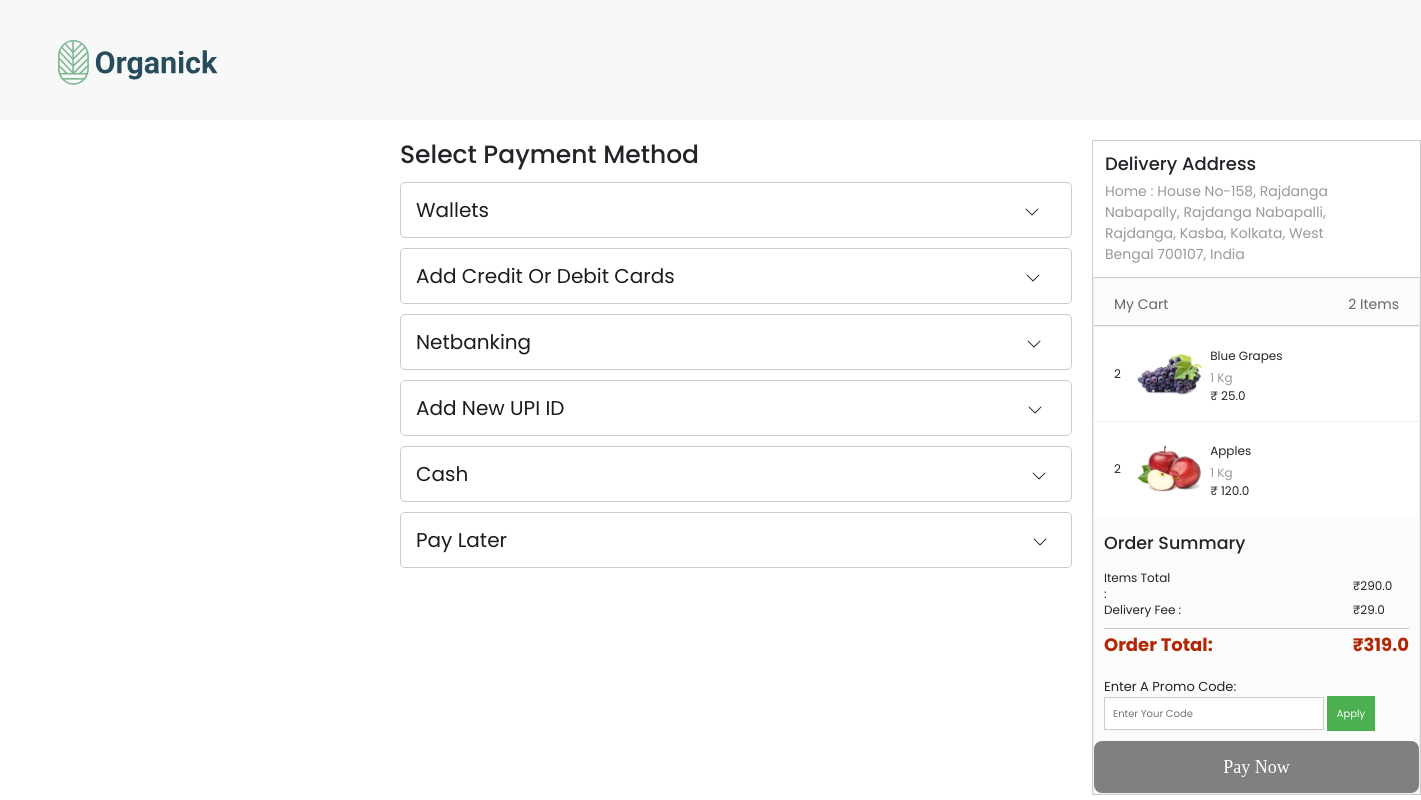
Screenshot of /checkout/136 (signed in) with the database file from the repository.
### App.py (models this page shows, shortened)
class User_address(db.Model):
    id = db.Column(db.Integer, primary_key=True)
    user_id = db.Column(db.String(50), nullable=False)
    title = db.Column(db.String(10), nullable=False)
    receiver_name = db.Column(db.String(100), nullable=False)
    delivery_address = db.Column(db.String(255), nullable=False)
    address_type = db.Column(db.String(10), nullable=False)

class Cart(db.Model):
    category_id = db.Column(db.Integer, db.ForeignKey('category.category_id'), nullable=False)
    item_id = db.Column(db.Integer, db.ForeignKey('order_items.id'), nullable=False)
    user_id = db.Column(db.Integer, db.ForeignKey('users.id'), nullable=False)
    cart_id = db.Column(db.Integer, primary_key=True, autoincrement=True)
    username = db.Column(db.String(200), nullable=False)
    quantity = db.Column(db.Integer, nullable=False)

class Order_items(db.Model):
    id=db.Column(db.Integer,primary_key=True, autoincrement=True)
    category_id = db.Column(db.Integer, db.ForeignKey('category.category_id'), nullable=False)
    quantity = db.Column(db.Integer)
    price = db.Column(db.Float, nullable=False)
    name = db.Column(db.String(200), nullable=False,unique=True)
    unit=db.Column(db.String(20), nullable=False)
    MFD=db.Column(db.DateTime,default=datetime.now(indian_timezone))

### App.py (the view)
@app.route('/checkout/<int:address_id>',methods=['GET','POST'])
def checkout(address_id):
    payment_form = PaymentForm()
    total_price = 0
    cart_items = db.session.query(Cart, Order_items, Category)\
        .join(Order_items, Cart.item_id == Order_items.id)\
        .join(Category, Order_items.category_id == Category.category_id)\
        .filter(Cart.user_id == current_user.id)\
        .all()
    address=User_address.query.filter_by(id=address_id).first()
    num_items_in_cart = len(cart_items)
    for cart_item, item, category in cart_items:
        total_price += item.price * cart_item.quantity
    return render_template('checkout.html',address=address,cart_items=cart_items,num=num_items_in_cart,total_price=total_price, form=payment_form)

### App.py
class PaymentForm(FlaskForm):
    addressId = StringField('AddressId')
    totalAmount = IntegerField('totalAmount')
    mode_of_payment =StringField ('mode_of_Payment')
    promo_code = StringField('promo_code')
    submit = SubmitField('Pay Now')

### App.py (called while the page is built)
@login_manager.user_loader
def load_user(user_id):
    return Users.query.get(int(user_id))

### templates/checkout.html (shortened to what this page needs)
<!DOCTYPE html>
<html lang="en">
<head>
    <link rel="stylesheet" href="https://cdn.jsdelivr.net/npm/swiper@11/swiper-bundle.min.css" />
    <link rel="stylesheet" href="https://cdnjs.cloudflare.com/ajax/libs/font-awesome/6.5.1/css/all.min.css" />
    <link rel="stylesheet" href="/static/css/styles.css" />
    <link rel="stylesheet" href="/static/css/checkout.css">
    <link href="https://cdn.jsdelivr.net/npm/bootstrap@5.3.2/dist/css/bootstrap.min.css" rel="stylesheet">
</head>
<body>
<nav class="nav">
    <div class="container nav_container">
      <div class="logo_box">
        <a href="{{url_for('shop')}}"><div class="logo_box"><img src="/static/images/icon/Logo.svg" alt="" class="logo"/></div></a>
        </div>
    </div>
</nav>
<div style="display:flex;padding-top:20px;" >
<div class="payment-container">
    <h1 style="padding-bottom: 7px;">Select Payment Method</h1>
    <div class="payment-option-wrapper" value="Payment made through Wallet" >
        <div class="payment-option">
            <h3>Wallets <div class="dropdown-icon" style="margin-left: 530px;"><svg xmlns="http://www.w3.org/2000/svg" width="16" height="16" fill="currentColor" class="bi bi-chevron-down" viewBox="0 0 16 16">
  <path fill-rule="evenodd" d="M1.646 4.646a.5.5 0 0 1 .708 0L8 10.293l5.646-5.647a.5.5 0 0 1 .708.708l-6 6a.5.5 0 0 1-.708 0l-6-6a.5.5 0 0 1 0-.708"/>
</svg></div></h3>
        </div>
    </div>
    <div class="payment-option-wrapper" value="Payment made through Credit/Debit Card">
    <div class="payment-option" id="cardsOption">
        <div class="form-group">
            <h3>Add Credit or Debit Cards<div class="dropdown-icon" style="margin-left: 350px;"><svg xmlns="http://www.w3.org/2000/svg" width="16" height="16" fill="currentColor" class="bi bi-chevron-down" viewBox="0 0 16 16">
  <path fill-rule="evenodd" d="M1.646 4.646a.5.5 0 0 1 .708 0L8 10.293l5.646-5.647a.5.5 0 0 1 .708.708l-6 6a.5.5 0 0 1-.708 0l-6-6a.5.5 0 0 1 0-.708"/>
</svg></div></h3>
        </div>
    </div>
</div>
    <div class="payment-option-wrapper" value="Payment made through Netbanking">
        <div class="payment-option" id="netbankingOption">
            <h3>Netbanking <div class="dropdown-icon" style="margin-left: 490px;"><svg xmlns="http://www.w3.org/2000/svg" width="16" height="16" fill="currentColor" class="bi bi-chevron-down" viewBox="0 0 16 16">
  <path fill-rule="evenodd" d="M1.646 4.646a.5.5 0 0 1 .708 0L8 10.293l5.646-5.647a.5.5 0 0 1 .708.708l-6 6a.5.5 0 0 1-.708 0l-6-6a.5.5 0 0 1 0-.708"/>
</svg></div></h3>
        </div>
    </div>
    <div class="payment-option-wrapper" value="Payment through UPI">
        <div class="payment-option" id="upiOption">
            <h3>Add new UPI ID <div class="dropdown-icon" style="margin-left: 457px;"><svg xmlns="http://www.w3.org/2000/svg" width="16" height="16" fill="currentColor" class="bi bi-chevron-down" viewBox="0 0 16 16">
  <path fill-rule="evenodd" d="M1.646 4.646a.5.5 0 0 1 .708 0L8 10.293l5.646-5.647a.5.5 0 0 1 .708.708l-6 6a.5.5 0 0 1-.708 0l-6-6a.5.5 0 0 1 0-.708"/>
</svg></div></h3>
        </div>
    </div>
    <div class="payment-option-wrapper" value="Pay on Delivery">
        <div class="payment-option" id="cashOption">
            <h3>Cash <div class="dropdown-icon" style="margin-left: 557px;"><svg xmlns="http://www.w3.org/2000/svg" width="16" height="16" fill="currentColor" class="bi bi-chevron-down" viewBox="0 0 16 16">
  <path fill-rule="evenodd" d="M1.646 4.646a.5.5 0 0 1 .708 0L8 10.293l5.646-5.647a.5.5 0 0 1 .708.708l-6 6a.5.5 0 0 1-.708 0l-6-6a.5.5 0 0 1 0-.708"/>
</svg></div></h3>
        </div>
    </div>
    <div class="payment-option-wrapper" value="Pay Later Method">
        <div class="payment-option" id="payLaterOption">
            <h3>Pay Later <div class="dropdown-icon" style="margin-left: 520px;"><svg xmlns="http://www.w3.org/2000/svg" width="16" height="16" fill="currentColor" class="bi bi-chevron-down" viewBox="0 0 16 16">
  <path fill-rule="evenodd" d="M1.646 4.646a.5.5 0 0 1 .708 0L8 10.293l5.646-5.647a.5.5 0 0 1 .708.708l-6 6a.5.5 0 0 1-.708 0l-6-6a.5.5 0 0 1 0-.708"/>
</svg></div></h3>
        </div>
    </div>
</div>
<div class="container" style="margin:0px;border: 1px solid #ccc;max-width: 336px;padding:0px;    height: fit-content;">
    <div id="addressBox" style="padding:12px">
        <h3 style="    font-size: 18px;
font-weight: 500;
    vertical-align: middle;">Delivery Address</h3>
    <div style="margin-top: 6px; color: rgb(153, 153, 153); overflow-wrap: break-word;font-size: 14px;">
        <span class="weight--semibold">
            {{address.address_type}} :
        </span>
         {{address.delivery_address}}
    </div>
    </div>
    <div class="containers__CartItemsContainer-sc-1hadpge-0 hPESYp" style="border-top: 1px solid #ccc">
        <div style="padding-bottom: 12px;">
            <div class="checkout-cart__box">
                <span class="checkout-cart__title display--inline-block">My Cart</span>
                <span class="float-right" data-test-id="no-of-items">
                    {% if num == 1 %}
                        {{ num }} item
                    {% else %}
                        {{ num }} items
                    {% endif %}
                </span>
            </div>
        </div>
        <div style="border-top:  1px solid #ccc;">
            {% if cart_items %}
            {% for cart_item,item,category in cart_items %}
                <div class="checkout-cart__item">
                    <div class="checkout-cart__item-count display--table-cell">{{ cart_item.quantity }}</div>
                    <div class="checkout-cart__img-box display--table-cell" style="padding-left: 10px;">
                        <div height="100%" width="100%" class="sc-gsnTZi foBTae">
                            <img src="/static/images/items/{{ item.name|replace(' ', '_')|lower }}.png" alt="{{ item.name }}" class="sc-jSMfEi eXEZSy">
                        </div>
                    </div>
                    <div class="checkout-cart__item-name-box vertical-align--top display--table-cell" style="padding-left:15px">
                        <div class="checkout-cart__item-name" data-test-id="product-name">{{ item.name }}</div>
                        <div class="checkout-cart__item-unit">
                            {% if item.unit.split('/')[1] == 'kg' or  item.unit.split('/')[1] == 'L'  %}
                                    1 {{item.unit.split('/')[1]}}
                                {% else %}
                                     {{item.unit.split('/')[1]}}
                                {% endif %}
                        </div>
                        <span class="checkout-cart__item-price weight--semibold" data-test-id="checkout-item-price">
                            <span>
                                ₹ {{ item.price }}
                            </span>
                        </span>
                    </div>
                </div>
            {% endfor %}
            {% else %}
                <span> Cart is empty</span>
            {% endif %}
        </div>
        <div class="a-row order-summary" style="padding:10px">
            <h3 class="a-spacing-base a-spacing-top-micro" style="padding-bottom: 4px;padding-top: 7px;">Order Summary</h3>
            <table id="subtotals-marketplace-table" data-testid class="a-normal a-align-bottom a-spacing-none a-size-small">
                <tbody>
                    <tr data-testid class="small-line-height">
                        <td>
                            <span style="
                            margin-right: 180px;
                        "> Items Total : </span>
                        </td>
                        <td class="a-text-right aok-nowrap a-nowrap" >
                            ₹<span id="t_price">{{total_price}}</span>
                        </td>
                    </tr>
                    <tr data-testid class="small-line-height">
                        <td>
                            <span> Delivery Fee : </span>
                        </td>
                        <td class="a-text-right aok-nowrap a-nowrap">
                            ₹29.0
                        </td>
                    </tr>
                    <tr class="order-summary-grand-total">
                        <td colspan="2" class="cell-separator">
                            <hr aria-hidden="true" class="a-spacing-mini a-divider-normal">
                        </td>
                    </tr>
                    <tr data-testid>
                        <td class="a-color-price a-size-medium a-text-bold">
                            <span class="break-word">Order Total:</span>
                        </td>
                        <td class="a-color-price a-size-medium a-text-right grand-total-price aok-nowrap a-text-bold a-nowrap" id="Purchase_Amount">
                            ₹{{29+total_price}}
                        </td>
                    </tr>
                </tbody>
            </table>
            <div class="promo-code-container">
                <br>
                <div style="display: inline-block;">
                    <input type="text" id="promoCodeInput"  placeholder="Enter your code" >
                    <button type="button" onclick="applyDiscount()">Apply</button>
                </div>
            </div>
        </div>
        <form action="{{ url_for('placed_order') }}" method="post" id="paymentForm" class="payment_to_form">
            <button type="submit" id="payNowButton" class="dAfcjh">Pay Now</button>
        </form>
</div>
</div>
</body>
</html>

### static/css/styles.css (style rules this page uses)
:root { --color-teel: #274c5b; --color-green: #7eb693; --color-yellow: #efd372; --color-grey: #d4d4d4; --color-white: #f9f8f8; --color-daark: #1b2427; }
* { font-family:'Poppins',sans-seriff; margin:0;padding:0; box-sizing:border-box; outline:none;border:none; text-decoration: none; text-transform: capitalize; transition: .2s linear; padding: 0px; margin: 0px; box-sizing: border-box; }
html { font-size: 10px; }
body { font-size: 1.6rem; font-family: "Roboto", sans-serif; color: var(--color-daark); }
a { text-decoration: none; }
.nav { width:100%; height:12rem; background-color:var(--color-white); padding-left: 200px; padding-top: 5px; }
.nav_container { width:100%; height:100%; display:flex; align-items:center; }
.logo { width:80%; }
.container { max-width: 1350px; margin: 0 auto; padding: 0rem 1.5rem; }

### static/css/checkout.css (style rules this page uses)
.payment-container { max-width: 800px; margin-right: 20px; margin-left: 400px; }
.payment-option { border: 1px solid #ccc; padding: 15px; border-radius: 0.5rem; align-items: center; }
.payment-option h3 { font-size: 2rem; line-height: 1.2; font-weight: 400; margin: 0px; color: rgb(28, 28, 28); flex: 1; }
.dropdown-icon { cursor: pointer; display: inline-block; }
.payment-option-wrapper { width:672px; padding-bottom: 10px; }
.hPESYp { background-color: rgb(251, 251, 251); border-right: 1px solid rgb(238, 238, 238); border-bottom: 1px solid rgb(238, 238, 238); border-left: 1px solid rgb(238, 238, 238); border-image: initial; border-top: none; }
.checkout-cart__box { color: #666; font-size: 14px; height: 35px; padding: 16px 20px 0 20px }
.float-right { float: right; }
.checkout-cart__item { background: #fff; border-top: 1px solid #eee; box-sizing: border-box; display: flex; font-size: 12px; padding: 16px 20px; width: 100%; vertical-align: middle; align-items: center; }
.checkout-cart__item-count { padding-right: 5px; vertical-align: middle; }
.checkout-cart__img-box { padding-top: 0 ; padding-left:10px; padding-right:25px; width: 84px; height: 57px; }
.display--table-cell { display: table-cell !important; }
.checkout-cart__item-name-box { width: 100%; }
.vertical-align--top { vertical-align: top !important; }
.checkout-cart__item-name { width: 164px; padding-top: 4px; overflow: hidden; text-overflow: ellipsis; white-space: nowrap; }
.checkout-cart__item-unit { color: #999; padding-top: 4px; }
.foBTae { position: relative; max-width: 200%; width: 200%; height: 100%; overflow: hidden; }
.eXEZSy { width: 100%; height: 100%; object-fit: cover; transform: none; opacity: 1; will-change: transform, opacity; border-radius: inherit; filter: unset; transition: opacity 0.25s ease 0s, transform 0.25s ease 0s; }
img { border-style: none; }
.dAfcjh { border-radius: 8px; }
.dAfcjh { background-color: rgb(74, 132, 44); cursor: pointer; height: 52px; width: 100%; -webkit-box-pack: center; justify-content: center; -webkit-box-align: center; align-items: center; display: flex; color: white; font-size: 18px; font-family: Okra-Medium; }
.a-spacing-base, .a-ws .a-ws-spacing-base { margin-bottom: 12px!important; }
.a-spacing-mini, .a-ws .a-ws-spacing-mini { margin-bottom: 4px!important; }
hr { background-color: transparent; border-bottom-width: 0; border-left-width: 0; border-right-width: 0; border-top: 1px solid #BBBFBF; display: block; height: 1px; line-height: 19px; margin-bottom: 14px; margin-top: 0; }
.a-align-bottom, .aok-align-bottom { vertical-align: bottom!important; }
.a-size-small { font-size: 12px!important; line-height: 16px!important; }
table { display: table; text-indent: initial; border-spacing: 2px; border-color: gray; }
tr { display: table-row; vertical-align: inherit; border-color: inherit; }
tr:first-child td, tr:first-child th { padding-top: 0; }
.a-color-price { color: #B12704!important; }
.a-size-medium { text-rendering: optimizeLegibility; }
.a-size-medium { font-size: 18px!important; line-height: 24px!important; }
.a-text-bold { font-weight: 700!important; }
.promo-code-container { margin-top: 20px; }
input[type="text"] { border: 1px solid #ccc; padding: 8px; transition: border-color 0.3s; }
#payNowButton:disabled { background-color: grey; }
form { display: block; margin-top: 0em; }

### templates/checkout.html (style rules this page uses)
#addressBox { width: 292px; margin-right: 20px; }
button { background-color: #4CAF50; color: white; border: none; padding: 10px; cursor: pointer; }

### rows the page displays
User_address: address_type "Home", delivery_address "House No-158, Rajdanga Nabapally, Rajdanga Nabapalli, Rajdanga, Kasba, Kolkata, West Bengal 700107, India"
Cart: quantity "2", shows a picture, name "Blue Grapes", unit "Kg", price "25.0"
Cart: quantity "2", shows a picture, name "Apples", unit "Kg", price "120.0"

### other values shown
{{ num }} "2"
{{ total_price }} "290.0"
{{ 29+total_price }} "319.0"
